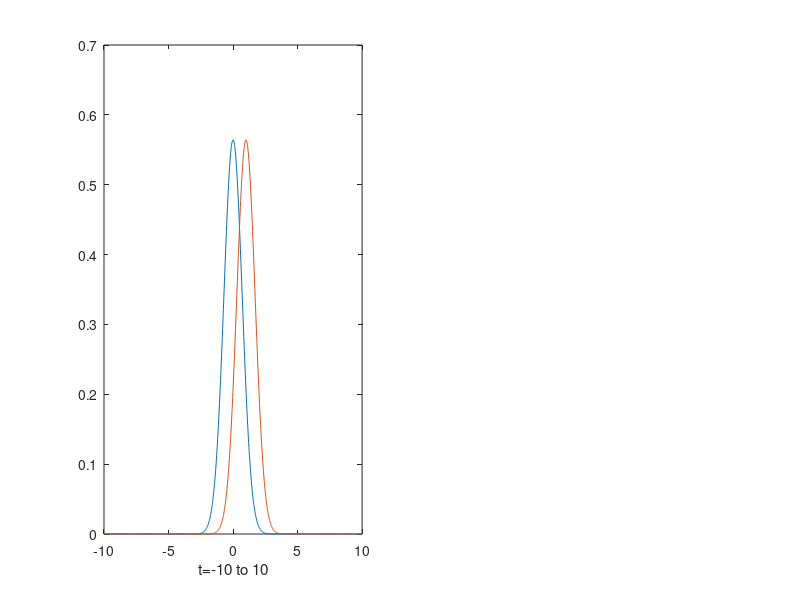

Write the MATLAB code that produced this figure. (Note: this script raises an error after producing the figure.)
x=linspace(-10,10,1000);
y1=1/((pi).^(1/2))*exp(-(x).^(2));
y2=1/((pi).^(1/2))*exp(-(x-1).^(2));
subplot(1,2,1);
plot(x,y1,x,y2);
xlabel('t=-10 to 10');
syms x0 y0
[x0]=solve(1/((pi).^(1/2))*exp(-(x0).^(2))==1/((pi).^(1/2))*exp(-(x0-1).^(2)));%get x0%
y0=1/((pi).^(1/2))*exp(-(x0-1).^(2));%the threshold point of y0%
subplot(1,2,2);
plot(x,y1,x,y2);
text(1/2,(5081767996463981*exp(-1/4))/9007199254740992,'\leftarrow threshold (1/2,(5081767996463981*exp(-1/4))/9007199254740992)');

